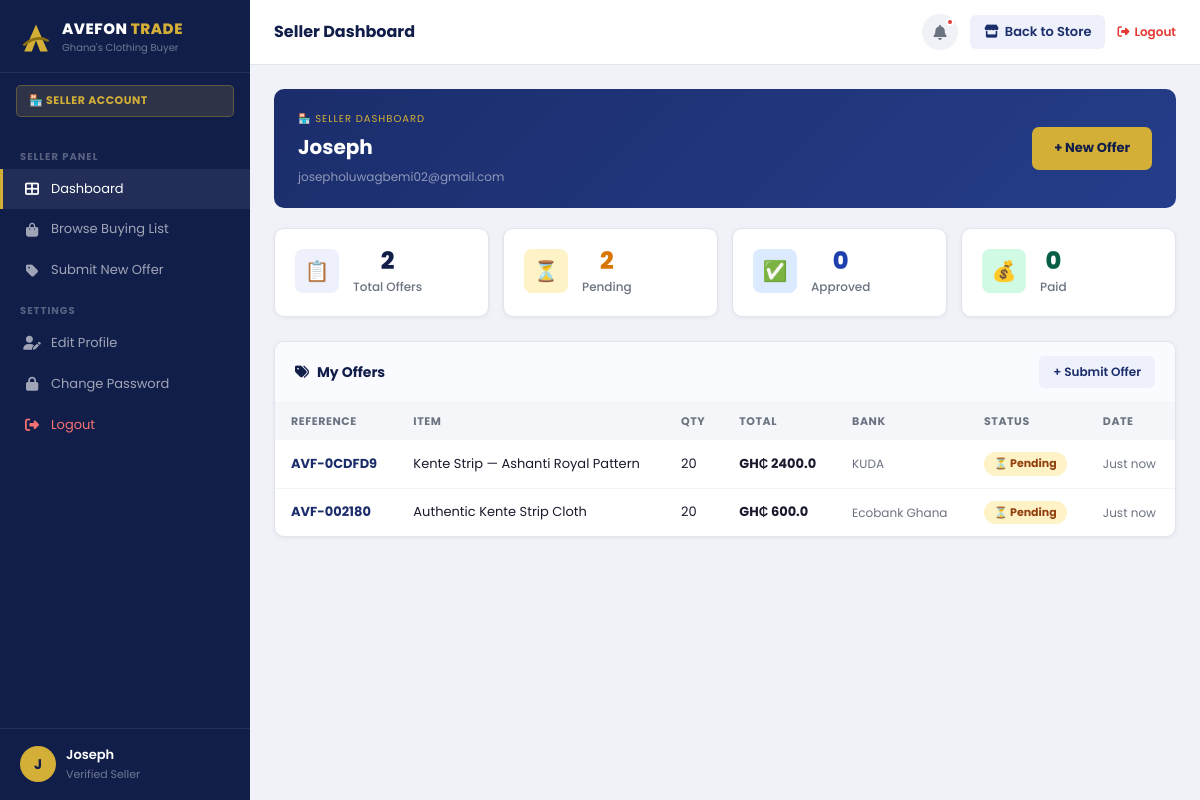
Page /dashboard/seller/ (signed in) on the committed database.
### backend/models.py (models this page shows, shortened)
class SellerOffer(models.Model):
    STATUS = [
        ('pending',  '⏳ Pending Review'),
        ('approved', '✅ Approved'),
        ('received', '📦 Goods Received'),
        ('paid',     '💰 Paid'),
        ('rejected', '❌ Rejected'),
    ]
    ref           = models.CharField(max_length=20, unique=True, editable=False)
    user          = models.ForeignKey(User, on_delete=models.SET_NULL, null=True, blank=True, related_name='offers')
    seller_name   = models.CharField(max_length=200)
    seller_phone  = models.CharField(max_length=20)
    seller_email  = models.EmailField(blank=True)
    item          = models.ForeignKey(BuyingItem, on_delete=models.SET_NULL, null=True, blank=True, related_name='offers')
    item_name     = models.CharField(max_length=200)
    quantity      = models.PositiveIntegerField()
    asking_price  = models.DecimalField(max_digits=10, decimal_places=2)
    condition     = models.CharField(max_length=50, default='Brand New')
    description   = models.TextField(blank=True)
    bank_name     = models.CharField(max_length=100)
    account_name  = models.CharField(max_length=200)
    account_number = models.CharField(max_length=50)
    branch        = models.CharField(max_length=100, blank=True)
    location      = models.CharField(max_length=200, blank=True, help_text='Seller location/address for delivery')
    status        = models.CharField(max_length=20, choices=STATUS, default='pending')
    admin_note    = models.TextField(blank=True)
    created_at    = models.DateTimeField(auto_now_add=True)
    updated_at    = models.DateTimeField(auto_now=True)
    class Meta:
        ordering = ['-created_at']
    @property
    def total(self):
        return float(self.quantity) * float(self.asking_price)
    @property
    def bank(self):
        return self.bank_name
    @property
    def qty(self):
        return self.quantity

### backend/views.py (the view)
# urls.py: path('dashboard/seller/',                       views.seller_dashboard,     name='seller-dashboard'),
@login_required
def seller_dashboard(request):
    offers = _get_offers_for_user(request, request.user)
    def st(o): return o.status if hasattr(o, 'status') else o.get('status')
    return render(request, 'backend/seller-dashboard.html', {
        'offers':   offers,
        'total':    len(offers),
        'pending':  sum(1 for o in offers if st(o) == 'pending'),
        'approved': sum(1 for o in offers if st(o) == 'approved'),
        'paid':     sum(1 for o in offers if st(o) == 'paid'),
    })

### backend/views.py (called while the page is built)
def _get_offers_for_user(request, user):
    if USE_DB:
        try:
            return list(SellerOffer.objects.filter(user=user).order_by('-created_at'))
        except Exception:
            pass
    return request.session.get('user_offers', [])

### templates/backend/seller-dashboard.html (shortened to what this page needs)
{% extends 'backend/base-dashboard.html' %}
{% block sidebar_role %}🏪 Seller Account{% endblock %}
{% block user_role_label %}Verified Seller{% endblock %}
{% block page_title %}Seller Dashboard{% endblock %}
{% block sidebar_nav %}
<div class="dash-nav-section">Seller Panel</div>
<a href="{% url 'backend:seller-dashboard' %}" class="dash-nav-link active"><i class="fas fa-th-large"></i> Dashboard</a>
<a href="{% url 'frontend:product-listing' %}" class="dash-nav-link"><i class="fas fa-shopping-bag"></i> Browse Buying List</a>
<a href="{% url 'frontend:sell-offer' %}" class="dash-nav-link"><i class="fas fa-tag"></i> Submit New Offer</a>
<div class="dash-nav-section">Settings</div>
<a href="{% url 'backend:edit-profile' %}" class="dash-nav-link"><i class="fas fa-user-edit"></i> Edit Profile</a>
<a href="{% url 'backend:change-password' %}" class="dash-nav-link"><i class="fas fa-lock"></i> Change Password</a>
<a href="{% url 'frontend:logout' %}" class="dash-nav-link" style="color:#F87171"><i class="fas fa-sign-out-alt"></i> Logout</a>
{% endblock %}
{% block dashboard_content %}
<div style="background:linear-gradient(135deg,#1B2D6B,#253D8A);border-radius:10px;padding:22px 24px;margin-bottom:20px;display:flex;justify-content:space-between;align-items:center;flex-wrap:wrap;gap:12px">
  <div>
    <div style="color:#D4AF37;font-size:10px;letter-spacing:1px;text-transform:uppercase;margin-bottom:4px">🏪 Seller Dashboard</div>
    <div style="color:#fff;font-size:20px;font-weight:700">{{ request.user.get_full_name|default:request.user.username }}</div>
    <div style="color:rgba(255,255,255,.5);font-size:12px;margin-top:4px">{{ request.user.email|default:'No email set' }}</div>
  </div>
  <a href="{% url 'frontend:sell-offer' %}" style="background:#D4AF37;color:#111E4A;padding:11px 22px;border-radius:7px;font-weight:700;font-size:13px">+ New Offer</a>
</div>
<div class="stat-grid">
  <div class="stat-card"><div class="stat-card-icon" style="background:#EEF1FB">📋</div><div><div class="stat-val">{{ total }}</div><div class="stat-label">Total Offers</div></div></div>
  <div class="stat-card"><div class="stat-card-icon" style="background:#FEF3C7">⏳</div><div><div class="stat-val" style="color:#D97706">{{ pending }}</div><div class="stat-label">Pending</div></div></div>
  <div class="stat-card"><div class="stat-card-icon" style="background:#DBEAFE">✅</div><div><div class="stat-val" style="color:#1E40AF">{{ approved }}</div><div class="stat-label">Approved</div></div></div>
  <div class="stat-card"><div class="stat-card-icon" style="background:#D1FAE5">💰</div><div><div class="stat-val" style="color:#065F46">{{ paid }}</div><div class="stat-label">Paid</div></div></div>
</div>
<div class="dash-card">
  <div class="dash-card-head">
    <div class="dash-card-title"><i class="fas fa-tags"></i> My Offers</div>
    <a href="{% url 'frontend:sell-offer' %}" class="dash-card-action">+ Submit Offer</a>
  </div>
  <div style="overflow-x:auto">
    <table class="dash-table">
      <thead><tr><th>Reference</th><th>Item</th><th>Qty</th><th>Total</th><th>Bank</th><th>Status</th><th>Date</th></tr></thead>
      <tbody>
        {% for offer in offers %}
        <tr>
          <td><strong style="color:#1B2D6B">{{ offer.ref }}</strong></td>
          <td>{{ offer.item_name }}</td>
          <td>{{ offer.qty }}</td>
          <td><strong>GH₵ {{ offer.total }}</strong></td>
          <td style="font-size:12px;color:#6B7280">{{ offer.bank }}</td>
          <td>
            {% if offer.status == 'paid' %}<span class="badge badge-success">💰 Paid</span>
            {% elif offer.status == 'approved' %}<span class="badge badge-info">✅ Approved</span>
            {% elif offer.status == 'rejected' %}<span class="badge badge-danger">❌ Rejected</span>
            {% else %}<span class="badge badge-warning">⏳ Pending</span>{% endif %}
          </td>
          <td style="font-size:12px;color:#6B7280">{{ offer.date|default:'Just now' }}</td>
        </tr>
        {% endfor %}
      </tbody>
    </table>
  </div>
</div>
{% endblock %}

### templates/backend/base-dashboard.html (shortened to what this page needs)
{% load static %}
<!doctype html>
<html lang="en">
<head>
  <link rel="stylesheet" href="{% static 'frontend/css/style.css' %}">
  <link href="https://cdnjs.cloudflare.com/ajax/libs/font-awesome/6.5.1/css/all.min.css" rel="stylesheet">
</head>
<body>
<div class="dash-wrap">
  <aside class="dash-sidebar">
    <div class="dash-logo">
      <svg width="32" height="32" viewBox="0 0 38 38" fill="none">
        <polygon points="19,3 33,35 24,35 19,22 14,35 5,35" fill="#D4AF37"/>
        <path d="M5,27 Q19,15 33,22" stroke="#8A7010" stroke-width="3" fill="none" stroke-linecap="round"/>
      </svg>
      <div>
        <div class="dash-logo-text">AVEFON <span>TRADE</span></div>
        <div class="dash-logo-sub">Ghana's Clothing Buyer</div>
      </div>
    </div>
    <div class="dash-role-badge">{% block sidebar_role %}Dashboard{% endblock %}</div>
    <nav class="dash-nav">{% block sidebar_nav %}{% endblock %}</nav>
    <div class="dash-sidebar-bottom">
      <div class="dash-user-info">
        <div class="dash-avatar">
          {% if request.user.first_name %}
            {{ request.user.first_name|first|upper }}{% if request.user.last_name %}{{ request.user.last_name|first|upper }}{% endif %}
          {% else %}
            {{ request.user.username|first|upper }}
          {% endif %}
        </div>
        <div>
          <div class="dash-user-name">{{ request.user.get_full_name|default:request.user.username }}</div>
          <div class="dash-user-role">{% block user_role_label %}Member{% endblock %}</div>
        </div>
      </div>
    </div>
  </aside>
  <div class="dash-content">
    <header class="dash-topbar">
      <div class="dash-topbar-left">
        <span class="dash-topbar-title">{% block page_title %}Dashboard{% endblock %}</span>
      </div>
      <div class="dash-topbar-right">
        <div class="dash-topbar-icon" title="Notifications">
          <i class="fas fa-bell"></i>
          <span class="dash-notif-dot"></span>
        </div>
        <a href="{% url 'frontend:index' %}" class="dash-store-link">
          <i class="fas fa-store"></i> Back to Store
        </a>
        <a href="#" onclick="showLogoutModal();return false" style="font-size:12px;color:#E53935;font-weight:600;display:flex;align-items:center;gap:5px">
          <i class="fas fa-sign-out-alt"></i> Logout
        </a>
      </div>
    </header>
    <div class="dash-page">
      {% block dashboard_content %}{% endblock %}
    </div>
  </div>
</div>
</body>
</html>

### static/frontend/css/style.css (style rules this page uses)
:root { --purple: #f7ecd3; --purple-dark: #eee1bb; --purple-light: #ede9fe; --purple-pale: #f5f3ff; --accent: #f59e0b; --red: #ef4444; --green: #10b981; --dark: #111827; --gray-700: #374151; --gray-500: #6b7280; --gray-300: #d1d5db; --gray-100: #f3f4f6; --white: #ffffff; --border: #e5e7eb; --shadow: 0 1px 3px rgba(0,0,0,0.08), 0 1px 2px rgba(0,0,0,0.06); --shadow-md: 0 4px 6px rgba(0,0,0,0.07), 0 2px 4px rgba(0,0,0,0.06); --shadow-lg: 0 10px 15px rgba(0,0,0,0.08), 0 4px 6px rgba(0,0,0,0.05); --radius-sm: 6px; --radius: 10px; --radius-lg: 16px; --radius-xl: 22px; --transition: all 0.22s ease; }
*, *::before, *::after { box-sizing: border-box; margin: 0; padding: 0; }
html { scroll-behavior: smooth; font-size: 15px; }
body { font-family: 'AlbertSans', 'Plus Jakarta Sans', system-ui, sans-serif; background: #f8f8f8; color: var(--dark); line-height: 1.6; -webkit-font-smoothing: antialiased; }
a { text-decoration: none; color: inherit; }
.stat-card { background: #fff; border: 1px solid var(--border); border-radius: var(--radius-lg); padding: 20px; text-align: center; transition: var(--transition); }
.stat-label { font-size: 12px; color: var(--gray-500); margin-top: 3px; font-weight: 500; }

### rows in the picture
SellerOffer: ref "AVF-0CDFD9", item_name "Kente Strip — Ashanti Royal Pattern", qty "20", total "2400.0", bank "KUDA", status "⏳ Pending", date "Just now"
SellerOffer: ref "AVF-002180", item_name "Authentic Kente Strip Cloth", qty "20", total "600.0", bank "Ecobank Ghana", status "⏳ Pending", date "Just now"

### other values in the picture
{{ request.user.username|first|upper }} "J"
{{ request.user.get_full_name|default:request.user.username }} "Joseph"
{{ request.user.email|default:'No email set' }} "josepholuwagbemi02@gmail.com"
{{ total }} "2"
{{ pending }} "2"
{{ approved }} "0"
{{ paid }} "0"
